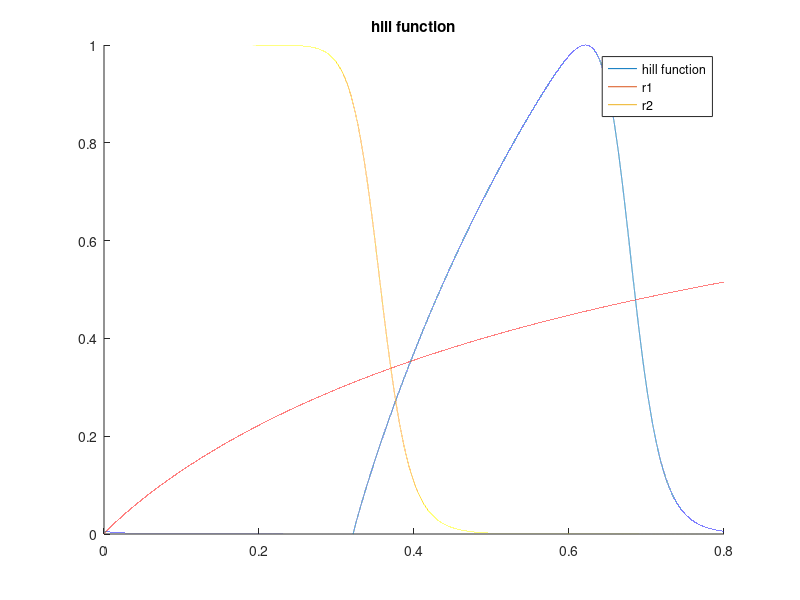

MATLAB code to generate this figure: (Note: this script raises an error after producing the figure.)

% quadrature spacing 
debug = false; 
if debug 
    dt = 5e-5; 
else 
    dt = 5e-6; 
end 

MMHG_TO_CGS = 1333.22368;




historical_3 = false;
ross_1 = true; 
if historical_3
    
    HR = 85;
    
    cycle_duration = 60/HR
    
    % VTI version 
    % SV = 71.70;
    
    LVEDV = 121.7 
    LVESV = 56.9

    % SV = LVEDV - LVESV
    SV = 60

    % from echo 
    EF_echo = .58 
    EF_computed = SV / LVEDV

    % use clinical value 
    Q_goal_ml_per_cycle = SV; 

    ventricular_volume_initial = LVESV;
    
    adjust_venctricular_volume_by_start = true; 
    start_time_in_cycle = 0.1;
    
    % scales the waveform to these values 
    p_systolic_scaling = 105;
    p_diastolic_scaling = 65;
    
    basename_suffix = '_hist_3';

elseif ross_1

    HR = 75;    
    cycle_duration = 60/HR
    
    % LVEDV = 121.7 
    LVESV = 50

    % SV = LVEDV - LVESV
    SV = 70

    % % from echo 
    % EF_echo = .54 
    % EF_computed = SV / LVEDV

    % use clinical value 
    Q_goal_ml_per_cycle = SV; 

    ventricular_volume_initial = LVESV;
    
    adjust_venctricular_volume_by_start = true; 
    start_time_in_cycle = 0.1;
    
    % scales the waveform to these values 
    p_systolic_scaling = 120;
    p_diastolic_scaling = 80;
    
    basename_suffix = '_ross_1';



else    
    % basic case  
    cycle_duration = 0.8;
    Q_goal_L_per_min = 5.6; 
    ejection_fraction_goal = 0.70;
    
    Q_goal_ml_per_s = Q_goal_L_per_min * 1e3 / 60; 
    Q_goal_ml_per_cycle = Q_goal_ml_per_s * cycle_duration; 


    end_diastolic_volume = Q_goal_ml_per_cycle / ejection_fraction_goal
    ventricular_volume_initial = end_diastolic_volume - Q_goal_ml_per_cycle
    
    % permutes values to start at this time 
    % time arrays still start at zero  
    start_time_in_cycle = 0.15;
    
    basename_suffix = '';
end 
    
base_name = strcat('fourier_coeffs', basename_suffix);




% Poiseuille flow estimate on vessel 
L = 7; % cm 
radius = 1.25; % cm 
mu = 0.04; 
resistance_vessel = 1 / (8 * mu * L / (pi * radius^4));

% resistance mmHg 
resistance_lvot_mmHg = 0.0043; 
resistance_lvot = MMHG_TO_CGS * resistance_lvot_mmHg;

% estimate R ao via flow field differences at approximate peak 
% quite coarse but should not matter 
delta_p_av_mmHg = 7; 
q_av_est = 450; % ml/s
delta_p_av_dynescm2 = delta_p_av_mmHg * MMHG_TO_CGS; 

r_av = delta_p_av_dynescm2 / q_av_est;


two_hill = true; 
if two_hill
    % hill function parameters 
    % brown AMBE 2023 
%     tau_1 = 0.0725 * 2 * cycle_duration 
%     tau_2 = 0.4503 * cycle_duration
% 
%     m1 = 2.7463
%     m2 = 21.5683

    if historical_3
        t_shift =  0.2592964132032478;
        tau_1 =  0.13421838866217944;
        tau_2 =  0.327400222418779;
        m1 =  1.6204463203333281;
        m2 =  18.37110863697137;
    elseif ross_1
        t_shift =  0.3213886276500142
        tau_1 =  0.7499999999359297
        tau_2 =  0.3572473582351061
        m1 =  0.9461821928650456
        m2 =  18.868040313751372
    else 
        t_shift =  0.4080694895094201;
        tau_1 =  0.7999999995665112;
        tau_2 =  0.37189471760890913;
        m1 =  1.0916763390925226;
        m2 =  18.491969573464523;

    end 



%     g1 = @(t) (t > 0) .* (t./tau_1).^m1; 
%     g2 = @(t) (t > 0) .* (t./tau_2).^m2; 


    g1 = @(t) (t./tau_1).^m1; 
    g2 = @(t) (t./tau_2).^m2; 
    
    r1 = @(t) g1(t) ./ (1 + g1(t)); 
    r2 = @(t) 1 ./ (1 + g2(t)); 
    two_hill_product = @(t) (g1(t) ./ (1 + g1(t))) .* (1 ./ (1 + g2(t))); 

    % broken 
    % two_hill_product_maximum_opt = -fminbnd(@(t) -two_hill_product(t), 0, cycle_duration); 

    % hack opt 
    times_hill = 0:dt:cycle_duration; % linspace(0,cycle_duration,cycle_duration/dt); 
    two_hill_product_maximum = max(two_hill_product(times_hill)); 

    % times_hill = linspace(0,cycle_duration,cycle_duration/dt); 
    
    k_coeff_two_hill = 1 / two_hill_product_maximum; 

    t_shift_hill = t_shift;
    
    % no periodicity handled here 
    % two_hill_function = @(t) k_coeff_two_hill * two_hill_product(t - t_shift_hill); 

    two_hill_function = @(t) k_coeff_two_hill * two_hill_product(mod(t - t_shift_hill,cycle_duration)); 
    
    % two_hill_function = @(t) two_hill_product(t); 

    figure; 
%     plot(times_hill, two_hill_product(times_hill)); 
    hold on    
    plot(times_hill, two_hill_function(times_hill)); 
    
%     plot(times_hill, g1(times_hill))
%     plot(times_hill, max(g1(times_hill), zeros(size(times_hill))) )
%     plot(times_hill, g1(times_hill)/max(abs(g1(times_hill))))
%     plot(times_hill, g2(times_hill)/max(abs(g2(times_hill))))

    plot(times_hill, r1(times_hill))
    plot(times_hill, r2(times_hill))

    % plot(times_hill, two_hill_function_periodic(times_hill)); 
    
    legend('hill function', 'r1', 'r2')
    
    
    title('hill function')
    
end 




table = readtable('pressure_curve_data/Physiologic_Mechanisms_Aortic_Insufficiency_Yellin/PhysiologicMechanismsinAorticInsufficiency_lv_la_ao.csv'); 

times_pressures = table.x; 
pressures_lv_raw = table.pressure_lv; 
pressures_aorta_raw = table.pressure_aorta; 
pressures_la_raw = table.pressure_la; 

pressure_raw_plot = false; 
if pressure_raw_plot
    figure; 
    plot(times_pressures, pressures_lv_raw)
    hold on 
    plot(times_pressures, pressures_la_raw)
    plot(times_pressures, pressures_aorta_raw)
end 

% normalize to cardiac cycle 
% start at zero 
times_pressures_adjusted = times_pressures(:) - times_pressures(1); 

% normalize times to desired cardiac cycle duration, both endpoints are included here 
times_pressures_adjusted = times_pressures_adjusted * cycle_duration / times_pressures_adjusted(end); 


bump_radius = 0.01; % 0.025; 
n_fourier_coeffs = 600; 
plots = false; 
t_mesh_one_cycle = 0:dt:cycle_duration; 
t = 0:dt:cycle_duration; 
% t = 0:dt:(cycle_duration*2); 


[a_0_pressure_lv, a_n_pressure_lv, b_n_pressure_lv, Series_pressure_lv, ~, ~, Series_pressure_lv_derivative] = ... 
    series_and_smooth([times_pressures_adjusted, pressures_lv_raw], dt, bump_radius, n_fourier_coeffs, plots, start_time_in_cycle); 

vals_series_pressure_lv = Series_pressure_lv(t); 
vals_series_pressure_lv_derivative = Series_pressure_lv_derivative(t); 

check_derivatives = false; 
if check_derivatives
    
    fd_derivatives = (Series_pressure_lv(t + dt) - Series_pressure_lv(t - dt)) / (2*dt); 
    
    figure; 
    plot(t, vals_series_pressure_lv_derivative)    
    hold on 
    plot(t, fd_derivatives)
    
    legend('series', 'finite diff derivative')
    
end 

% no time shift here, two hill includes the time shift from optimizer
[a_0_activation_two_hill, a_n_activation_two_hill, b_n_activation_two_hill, Series_activation_two_hill] = ... 
    series_and_smooth([t', two_hill_function(t)'], dt, bump_radius, n_fourier_coeffs, plots); 

vals_series_activation_two_hill = Series_activation_two_hill(t);

figure; 
plot(t, vals_series_activation_two_hill)
hold on 
plot(t', two_hill_function(t)', 'k--')
legend('series', 'inputs')

title('two hill act from series in lv exp data process')

suffix = '_lv_activation_two_hill';
file_name = strcat(base_name, suffix, '.txt'); 
output_series_coeffs_to_txt(a_0_activation_two_hill, a_n_activation_two_hill, b_n_activation_two_hill, n_fourier_coeffs, cycle_duration, file_name); 



% activation pressure proportional to ventricular pressure 
% turn this off 
% p_lv_activation_threshold = 20; 
% activation_data_unscaled = (pressures_lv_raw > p_lv_activation_threshold) .* pressures_lv_raw;
% activation_data = activation_data_unscaled / max(activation_data_unscaled);
% 
% [a_0_activation, a_n_activation, b_n_activation, Series_activation] = ... 
%     series_and_smooth([times_pressures_adjusted, activation_data], dt, bump_radius, n_fourier_coeffs, plots, start_time_in_cycle); 
% 
% vals_series_activation = Series_activation(t);
% 
% 
% suffix = '_lv_activation'
% file_name = strcat(base_name, suffix, '.txt'); 
% output_series_coeffs_to_txt(a_0_activation, a_n_activation, b_n_activation, n_fourier_coeffs, cycle_duration, file_name); 

[a_0_pressure_aorta, a_n_pressure_aorta, b_n_pressure_aorta, Series_pressure_aorta, ~, ~, Series_pressure_aorta_derivative] = ...
    series_and_smooth([times_pressures_adjusted, pressures_aorta_raw], dt, bump_radius, n_fourier_coeffs, plots, start_time_in_cycle); 

vals_series_pressure_aorta = Series_pressure_aorta(t); 
vals_series_pressure_aorta_derivative = Series_pressure_aorta_derivative(t); 

if exist('p_systolic_scaling', 'var') && exist('p_diastolic_scaling', 'var') 
    
    p_sys_orig = max(vals_series_pressure_aorta);
    p_dia_orig = min(vals_series_pressure_aorta);
    
    pulse_pressure_orig = p_sys_orig - p_dia_orig;
    
    pulse_pressure_goal = p_systolic_scaling - p_diastolic_scaling;
    
    pressure_scaling_ao = pulse_pressure_goal / pulse_pressure_orig;
    
    pressure_shift_mean = pressure_scaling_ao * p_dia_orig - p_diastolic_scaling;
    
    a_0_pressure_aorta_adjust = pressure_scaling_ao * a_0_pressure_aorta - pressure_shift_mean; 
    a_n_pressure_aorta_adjust = pressure_scaling_ao * a_n_pressure_aorta;
    b_n_pressure_aorta_adjust = pressure_scaling_ao * b_n_pressure_aorta;
        
    aorta_series_no_array = @(t) a_0_pressure_aorta_adjust + sum(a_n_pressure_aorta_adjust .* cos((2*pi/cycle_duration) * (1:n_fourier_coeffs) .* t)' + ...  
                                 b_n_pressure_aorta_adjust .* sin((2*pi/cycle_duration) * (1:n_fourier_coeffs) .* t)' );   

    Series_pressure_aorta_adjust = @(t) arrayfun(aorta_series_no_array, t); 
    
    vals_series_pressure_aorta_adjust = Series_pressure_aorta_adjust(t);

    p_sys_adjust = max(vals_series_pressure_aorta_adjust);
    p_dia_adjust = min(vals_series_pressure_aorta_adjust);
    
    pulse_pressure_adjust = p_sys_adjust - p_dia_adjust;
    
    % scale by multiple of aortic systolic pressure 
    pressure_scaling_lv = p_sys_adjust / p_sys_orig;
    
    a_0_pressure_lv_adjust = pressure_scaling_lv * a_0_pressure_lv; 
    a_n_pressure_lv_adjust = pressure_scaling_lv * a_n_pressure_lv;
    b_n_pressure_lv_adjust = pressure_scaling_lv * b_n_pressure_lv;
        
    lv_series_no_array = @(t) a_0_pressure_lv_adjust + sum(a_n_pressure_lv_adjust .* cos((2*pi/cycle_duration) * (1:n_fourier_coeffs) .* t)' + ...  
                                 b_n_pressure_lv_adjust .* sin((2*pi/cycle_duration) * (1:n_fourier_coeffs) .* t)' );   

    Series_pressure_lv_adjust = @(t) arrayfun(lv_series_no_array, t); 
    
    vals_series_pressure_lv_adjust = Series_pressure_lv_adjust(t);
    
    figure; 
    plot(t, vals_series_pressure_aorta)
    hold on 
    plot(t, vals_series_pressure_aorta_adjust)
    plot(t, vals_series_pressure_lv)
    plot(t, vals_series_pressure_lv_adjust)
        
    p_lv_max = max(vals_series_pressure_lv);
    p_lv_min = min(vals_series_pressure_lv);
    p_lv_max_adjust = max(vals_series_pressure_lv_adjust);
    p_lv_min_adjust = min(vals_series_pressure_lv_adjust);

    % just reset the arrays 
    a_0_pressure_aorta = a_0_pressure_aorta_adjust;
    a_n_pressure_aorta = a_n_pressure_aorta_adjust;
    b_n_pressure_aorta = b_n_pressure_aorta_adjust;
    Series_pressure_aorta = Series_pressure_aorta_adjust;
    
    a_0_pressure_lv = a_0_pressure_lv_adjust;
    a_n_pressure_lv = a_n_pressure_lv_adjust;
    b_n_pressure_lv = b_n_pressure_lv_adjust;
    Series_pressure_lv = Series_pressure_lv_adjust;
    
    vals_series_pressure_aorta = vals_series_pressure_aorta_adjust;
    vals_series_pressure_lv = vals_series_pressure_lv_adjust;


end 



table_q_mitral = readtable('pressure_curve_data/Physiologic_Mechanisms_Aortic_Insufficiency_Yellin/PhysiologicMechanismsinAorticInsufficiency_fig1_q_mitral.csv'); 
times_q_mitral = table_q_mitral.x; 
q_mitral_raw = table_q_mitral.q_mitral; 

times_q_mitral_adjusted = times_q_mitral - times_q_mitral(1);
times_q_mitral_adjusted = times_q_mitral_adjusted * cycle_duration / times_q_mitral_adjusted(end);

[a_0_q_mitral, a_n_q_mitral, b_n_q_mitral, Series_q_mitral, ~, ~, Series_q_mitral_derivative] = ...
    series_and_smooth([times_q_mitral_adjusted, q_mitral_raw], dt, bump_radius, n_fourier_coeffs, plots, start_time_in_cycle); 


vals_series_q_mitral = Series_q_mitral(t);
vals_series_q_mitral_derivative = Series_q_mitral_derivative(t);

table_q_aorta = readtable('pressure_curve_data/Physiologic_Mechanisms_Aortic_Insufficiency_Yellin/PhysiologicMechanismsinAorticInsufficiency_fig1_q_aorta.csv'); 
times_q_aorta = table_q_aorta.x; 
q_aorta_raw = table_q_aorta.q_aorta; 

times_q_aorta_adjusted = times_q_aorta - times_q_aorta(1);
times_q_aorta_adjusted = times_q_aorta_adjusted * cycle_duration / times_q_aorta_adjusted(end);

[a_0_q_aorta, a_n_q_aorta, b_n_q_aorta, Series_q_aorta, ~, ~, Series_q_aorta_derivative] = ...
    series_and_smooth([times_q_aorta_adjusted, q_aorta_raw], dt, bump_radius, n_fourier_coeffs, plots, start_time_in_cycle); 

vals_series_q_aorta = Series_q_aorta(t);
vals_series_q_aorta_derivative = Series_q_aorta_derivative(t);


% normalize flow rate integrals 
% to be equal and to desired target
q_mitral_cumulative = dt * trapz(vals_series_q_mitral);
q_aorta_cumulative = dt * trapz(vals_series_q_aorta);

scaling_q_mitral = Q_goal_ml_per_cycle / q_mitral_cumulative;
scaling_q_aorta = Q_goal_ml_per_cycle / q_aorta_cumulative;

Series_q_mitral_scaled = @(t) scaling_q_mitral * Series_q_mitral(t);
Series_q_mitral_derivative_scaled = @(t) scaling_q_mitral * Series_q_mitral_derivative(t);

Series_q_aorta_scaled = @(t) scaling_q_aorta * Series_q_aorta(t);
Series_q_aorta_derivative_scaled = @(t) scaling_q_aorta * Series_q_aorta_derivative(t);

% re-compute tables with scaled series 
vals_series_q_mitral_scaled = Series_q_mitral_scaled(t);
vals_series_q_mitral_derivative_scaled = Series_q_mitral_derivative_scaled(t);

vals_series_q_aorta_scaled = Series_q_aorta_scaled(t);
vals_series_q_aorta_derivative_scaled = Series_q_aorta_derivative_scaled(t);

q_mitral_cumulative_scaled = dt * trapz(vals_series_q_mitral_scaled)
q_aorta_cumulative_scaled = dt * trapz(vals_series_q_aorta_scaled)



suffix = '_Q_mi';
file_name = strcat(base_name, suffix, '.txt'); 
output_series_coeffs_to_txt(scaling_q_mitral * a_0_q_mitral, scaling_q_mitral * a_n_q_mitral, scaling_q_mitral * b_n_q_mitral, n_fourier_coeffs, cycle_duration, file_name); 


if exist('adjust_venctricular_volume_by_start', 'var') && adjust_venctricular_volume_by_start
    % adds fraction of Q_mi that occurs during the shift to the initial ventricular volume 

    t_final_adjust = t(end);
    t_start_adjust = t_final_adjust - start_time_in_cycle;
    min_idx = find(t >= t_start_adjust,1);
    adjust_volume = dt * trapz(vals_series_q_mitral_scaled(min_idx:end))
    ventricular_volume_initial = ventricular_volume_initial + adjust_volume
end 



% cgs units for pressure
Series_pressure_lv_cgs = @(t) MMHG_TO_CGS * Series_pressure_lv(t);
Series_pressure_lv_derivative_cgs = @(t) MMHG_TO_CGS * Series_pressure_lv_derivative(t);
vals_series_pressure_lv_cgs = Series_pressure_lv_cgs(t); 
vals_series_pressure_lv_derivative_cgs = Series_pressure_lv_derivative_cgs(t); 

Series_pressure_aorta_cgs = @(t) MMHG_TO_CGS * Series_pressure_aorta(t);
Series_pressure_aorta_derivative_cgs = @(t) MMHG_TO_CGS * Series_pressure_aorta_derivative(t);
vals_series_pressure_aorta_cgs = Series_pressure_aorta_cgs(t); 
vals_series_pressure_aorta_derivative_cgs = Series_pressure_aorta_derivative_cgs(t); 


vals_ventricular_volume = zeros(size(vals_series_q_aorta)); 
vals_ventricular_volume_deriv = zeros(size(vals_series_q_aorta)); 
vals_ventricular_volume(1) = ventricular_volume_initial;

for j=2:length(vals_ventricular_volume)
    vals_ventricular_volume(j) = vals_ventricular_volume(j-1) + dt * (vals_series_q_mitral_scaled(j) - vals_series_q_aorta_scaled(j)); 
end 

for j=1:length(vals_ventricular_volume)
    vals_ventricular_volume_deriv(j) = vals_series_q_mitral_scaled(j) - vals_series_q_aorta_scaled(j); 
end 

series_plots = true; 

if series_plots
    figure; 
    subplot(4,1,1)
    plot(t, vals_series_pressure_lv)
    hold on 
    plot(t, vals_series_pressure_aorta)

    subplot(4,1,2)
    hold on 
    plot(t, vals_series_q_mitral_scaled)
    plot(t, vals_series_q_aorta_scaled)

    subplot(4,1,3)
    plot(t, vals_ventricular_volume)

    subplot(4,1,4);
    plot(t, vals_series_activation_two_hill);

    %     figure; 
    %     plot(t, vals_series_pressure_lv_derivative)
    %     hold on 
    %     plot(t, vals_series_pressure_aorta_derivative)
    %     plot(t, vals_series_q_mitral_derivative_scaled)
    %     plot(t, vals_series_q_aorta_derivative_scaled)
    %     plot(t, vals_ventricular_volume_deriv)
    %     title('derivatives')
    %     legend('p lv derivative', 'p aorta derivative', 'q mi derivative', 'q_ao_derivative', 'lv derivative')
end 


run_matlab_zerod = false; 
if run_matlab_zerod
    % run the lpn 
    dt_lpn = 1e-4; 
    n_cycles = 1; 
    t_final = cycle_duration * n_cycles;
    P_ao_initial = 94*MMHG_TO_CGS;
    R_proximal = 83.6698220729; 
    C =  0.00167055364456;
    R_distal = 1287.64596307;

    v_initial = ventricular_volume_initial;


    KERCKHOFFS = true; 

    if KERCKHOFFS 
        Vrd = 26.1; % ml 
        Vrs = 18; % ml

        % parameters from KERCKHOFFS AMBE 2006 
        % lv 
        % note that min compliance is actually the larger value under confusing naming convention 
        C_min_ml_over_kPa = 11.0; 
        C_max_ml_over_kPa = 0.946; 

        % E_min_kPa = 1/C_min_ml_over_kPa; 
        % E_max_kPa = 1/C_max_ml_over_kPa; 

        ML_OVER_KPA_TO_ML_OVER_DYNEPERCM2 = 1e-4; 

        C_min_scaling = 5; 
        C_max_scaling = 5; 

        C_min_ml_over_dynespercm2 = C_min_scaling * C_min_ml_over_kPa * ML_OVER_KPA_TO_ML_OVER_DYNEPERCM2; 
        C_max_ml_over_dynespercm2 = C_max_scaling * C_max_ml_over_kPa * ML_OVER_KPA_TO_ML_OVER_DYNEPERCM2; 

        Emax = 1/C_max_ml_over_dynespercm2
        Emin = 1/C_min_ml_over_dynespercm2

        Emin_mmHg_over_ml = Emin / MMHG_TO_CGS 
        Emax_mmHg_over_ml = Emax / MMHG_TO_CGS

    else 
        error('not implemented');
    end 



    R_av_closed = 100000;
    steepness_av = 0.00001; 


    [times_lpn, P_lv, Q_ao, P_ao, V_lv, R_tanh] = solve_lv_ao_lpn(dt_lpn, t_final, v_initial, Vrd, Vrs, Emax, Emin, ...
                                         Series_q_mitral_scaled, Series_activation, ...
                                         P_ao_initial, R_proximal, C, R_distal, r_av, R_av_closed, steepness_av);
 


    figure;
    subplot(6,1,1)
    plot(t, vals_series_pressure_lv)
    hold on 
    plot(t, vals_series_pressure_aorta)
    plot(times_lpn, P_lv/MMHG_TO_CGS); 
    plot(times_lpn, P_ao/MMHG_TO_CGS);
    xlim([0 max(times_lpn)])

    legend('lv exp', 'ao exp', 'lv lpn', 'ao lpn');


    subplot(6,1,2)
    hold on 
    plot(t, vals_series_q_mitral_scaled)
    plot(t, vals_series_q_aorta_scaled)
    plot(times_lpn, Q_ao)
    xlim([0 max(times_lpn)])
    legend('q mi exp', 'q ao exp', 'q ao lpn')


    subplot(6,1,3)
    plot(times_hill, two_hill_function(times_hill)); 


    subplot(6,1,4)
    plot(t, vals_ventricular_volume)
    hold on 
    plot(times_lpn, V_lv)
    xlim([0 max(times_lpn)])
    legend('V integrated', 'V lpn')

    subplot(6,1,5);
    plot(t, vals_series_activation_two_hill);
    hold on 
    plot(t, vals_series_activation);
    xlim([0 max(times_lpn)])
    legend('two hill', 'act from p lv')
    title('act')

    subplot(6,1,6)
    plot(times_lpn, R_tanh)
    xlim([0 max(times_lpn)])
    title('r valve')
    
    figure; 
    hold on 
    plot(V_lv, P_lv/MMHG_TO_CGS)
    xlabel('V ml')
    ylabel('P LV mmHg')

end


p_ao_mean_mmHg = mean(vals_series_pressure_aorta)
p_ao_mean_cgs  = mean(vals_series_pressure_aorta_cgs)

p_ao_initial_mmHg = vals_series_pressure_aorta(1)
p_ao_initial_cgs  = vals_series_pressure_aorta_cgs(1)




% % estimate linear pressure volume relation 
% t_0 = 0; 
% t_1 = .2; 
% 
% t_0_idx = find(times >= t_0, 1);
% t_1_idx = find(times >= t_1, 1);
% 
% vol_0 = vals_ser






output_to_sv0d = true; 
if output_to_sv0d
    % output 
    format long 

    f = fopen("array_values.json", "w");
    
    % 
    fprintf(f,'"Vc:ventricle": %.14f,\n', vals_ventricular_volume(1));
    fprintf(f,'\n');
    
    % times
    print_var_string(f,t,'Q',vals_series_q_mitral_scaled);
    print_var_string(f,t,'t',t);
    fprintf(f,'\n');
    
   
    % 
    fprintf(f, '        "y": {\n');
    print_var_string(f,t,'flow:ventricle:valve1', vals_series_q_aorta_scaled)
    print_var_string(f,t,'pressure:ventricle:valve1', vals_series_pressure_lv_cgs)
    print_var_string(f,t,'flow:vessel:OUTLET', vals_series_q_aorta_scaled)
    print_var_string(f,t,'pressure:vessel:OUTLET', vals_series_pressure_aorta_cgs)
    print_var_string(f,t,'Vc:ventricle', vals_ventricular_volume);

    fprintf(f, '    },\n');

    plot_pressure_checks = true; 
    if plot_pressure_checks
        figure; 
        hold on; 
        plot(t, vals_series_pressure_lv)
        plot(t, vals_series_pressure_lv_cgs/MMHG_TO_CGS)

        plot(t, vals_series_pressure_aorta)
        plot(t, vals_series_pressure_aorta_cgs/MMHG_TO_CGS)

        legend('lv mmHg', 'lv converted', 'ao mmHg', 'ao converted')

    end 


%     fprintf(f, '    "dy": {\n');
%     print_var_string(f,t,'flow:ventricle:valve1', vals_series_q_aorta_derivative_scaled)
%     print_var_string(f,t,'pressure:ventricle:valve1', vals_series_pressure_lv_derivative_cgs)
%     print_var_string(f,t,'flow:vessel:OUTLET', vals_series_q_aorta_derivative_scaled)
%     print_var_string(f,t,'pressure:vessel:OUTLET', vals_series_pressure_aorta_derivative_cgs)
%     print_var_string(f,t,'Vc:ventricle', vals_ventricular_volume_deriv);
%     fprintf(f, '    },\n');

end 

function print_var_string(f,t,name,vals)

    fprintf(f, '        "%s": [\n', name);
    fprintf(f, '            ');
    for j = 1:length(t)
        fprintf(f, '%.14f', vals(j));
        if j < length(t)
            fprintf(f, ', ');
        end 
    end 
    fprintf(f, '\n');
    fprintf(f, '        ],\n');

end 
